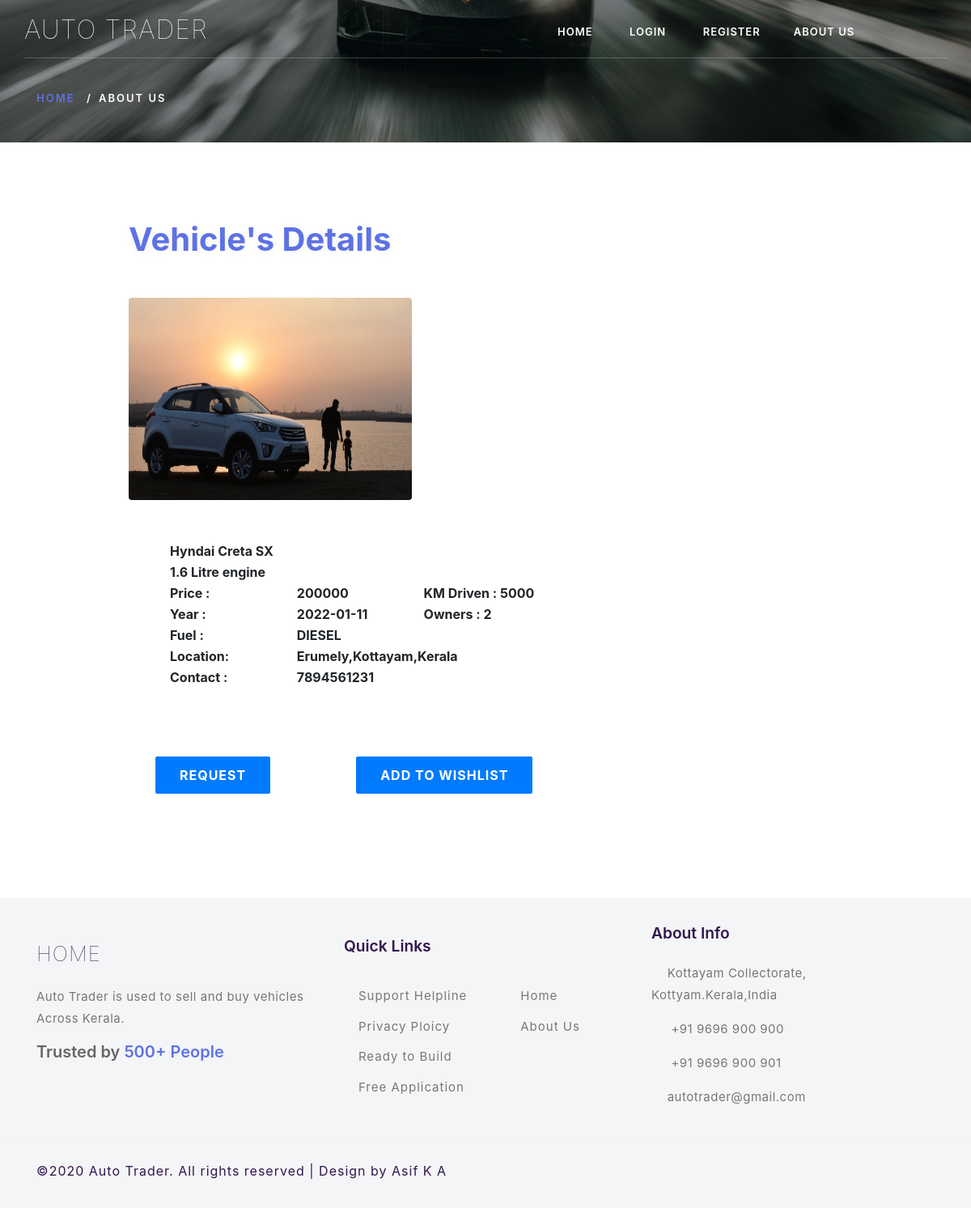
/details_veh.php?vid=69, run on the app's committed database.
### tables this page shows
CREATE TABLE `vehreg` (
  `vid` int(10) NOT NULL,
  `id` int(10) NOT NULL,
  `brand` varchar(20) NOT NULL,
  `year` varchar(20) NOT NULL,
  `fuel` varchar(20) NOT NULL,
  `transmission` varchar(20) NOT NULL,
  `kmdriven` varchar(20) NOT NULL,
  `noofowner` varchar(20) NOT NULL,
  `adtitle` varchar(30) NOT NULL,
  `description` varchar(1000) NOT NULL,
  `price` varchar(20) NOT NULL,
  `state` varchar(20) NOT NULL,
  `district` varchar(25) NOT NULL,
  `city` varchar(20) NOT NULL,
  `image` varchar(100) NOT NULL,
  `contact` varchar(20) NOT NULL,
  `username` varchar(50) NOT NULL,
  `sellername` varchar(60) NOT NULL,
  `sellermob` varchar(50) NOT NULL
);

### details_veh.php (the view, shortened to what this page needs)
<?php
include './user/include/connect.php';
$vid = $_GET['vid'];
?>
<!DOCTYPE html>
<html lang="zxx">
<head>
    <link rel="stylesheet" href="css/bootstrap.css">
    <link rel="stylesheet" href="css/style.css" type="text/css" media="all" />
    <link href="css/font-awesome.css" rel="stylesheet">
</head>
<body>
    <div id="home" class="inner-w3pvt-page">
        <div class="overlay-innerpage">
            <div class="top_w3pvt_main container">
                <header class="nav_w3pvt text-center">
                    <nav class="wthree-w3ls">
                        <div id="logo">
                            <h1> <a class="navbar-brand px-0 mx-0" href="index.php">Auto Trader
                            </h1>
                        </div>
                        <ul class="menu mr-auto">
                            <li><a href="index.php">Home</a></li>
                            <li><a href="logi.php">Login</a></li>
                            <li><a href="./user/user_reg.php">Register</a>
                            <li><a href="about.php">About Us</a></li>
                            <li class="social-icons ml-lg-3"><a href="#" class="p-0 social-icon"><span class="fa fa-facebook-official" aria-hidden="true"></span>
                                </a> </li>
                            <li class="social-icons"><a href="#" class="p-0 social-icon"><span class="fa fa-instagram" aria-hidden="true"></span>
                                </a> </li>
                        </ul>
                    </nav>
                </header>
                <div class="inner-w3pvt-page-info">
                    <ol class="breadcrumb d-flex">
                        <li class="breadcrumb-item">
                            <a href="index.php">Home</a>
                        </li>
                        <li class="breadcrumb-item active">About Us</li>
                    </ol>
                </div>
            </div>
        </div>
    </div>
    <section class="about-info py-5 px-lg-5">
        <div class="content-w3ls-inn px-lg-5">
            <div class="container py-md-5 py-3">
                <div class="px-lg-5">
                    <h3 class="tittle-w3ls mb-lg-5 mb-4"><span class="pink"> Vehicle's Details</span> </h3>
                    <div class="contact-hny-form mt-lg-5 mt-3">
                        <div class="table-responsive">
                            <?php
                            $select = "SELECT * FROM `vehreg` WHERE `vid`=$vid;";
                            $res = mysqli_query($conn, $select);
                            ?>
                            <div class="row11">
                                <?php
                                while ($row = mysqli_fetch_array($res)) {
                                ?>
                                    <left>
                                        <div class="col-32">
                                            <form method="post" name="buynow">
                                                <img style="width: 350px;height: 250px; object-fit: fill;" src="./uploads/<?php echo $row['image']; ?>">
                                        </div>
                                        <table style="margin : 50px ;" height="70%" width="80%" border="0">
                                            <tbody>
                                                <tr>
                                                    <td colspan="4"><strong><?php echo $row[8]; ?></strong></td>
                                                </tr>
                                                <tr>
                                                    <td colspan="4"><strong><?php echo $row[9]; ?></strong></td>
                                                </tr>
                                                <tr>
                                                    <td width="20%"><strong>Price : </strong></td>
                                                    <td width="20%"><strong><?php echo $row['price']; ?></strong></td>
                                                    <td width="20%"><strong>KM Driven : <?php echo $row[6]; ?> </strong></td>
                                                    <td width="20%"><strong></strong></td>
                                                </tr>
                                                <tr>
                                                    <td width="20%"><strong>Year : </strong></td>
                                                    <td width="20%"><strong><?php echo $row[3]; ?></strong></td>
                                                    <td width="30%"><strong>Owners : <?php echo $row[7]; ?> </strong></td>
                                                    <td width="10%"><strong></strong></td>
                                                </tr>
                                                <tr>
                                                    <td><strong>Fuel : </td>
                                                    <td><strong><?php echo $row[4]; ?></td>
                                                    <td>&nbsp;</td>
                                                    <td>&nbsp;</td>
                                                </tr>
                                                <tr>
                                                    <td><strong>Location:</strong></td>
                                                    <td colspan="3"><strong><?php echo $row[13]; ?>,<?php echo $row[12]; ?>,<?php echo $row[11]; ?></strong></td>
                                                </tr>
                                                <tr>
                                                    <td><strong>Contact : </strong></td>
                                                    <td colspan="3"><strong><?php echo $row[15]; ?></strong></td>
                                                </tr>
                                                <tr>
                                                    <td colspan="4"></td>
                                                </tr>
                                            </tbody>
                                        </table>
                                        <div style="padding:30px;">
                                            <table>
                                                <tr>
                                                    <td><a href="./include/click_action.php"><button class="btn btn-primary"><strong>REQUEST</strong></button></a></td>
                                                    <td width="100px"></td>
                                                    <td> <a href="./include/click_action.php"><button class="btn btn-primary"><strong>ADD TO WISHLIST</strong></button></a></td>
                                                    <td></td>
                                                </tr>
                                            </table>
                                        </div>
                            </div>
                        </div>
                    </div>
                </div>
    </section>
<?php }
                                include './include/footer.php' ?>
</body>
</html>

### include/footer.php
<footer class="py-lg-2 py-2">
    <div class="container py-sm-3">
        <div class="row footer-grids">
            <div class="col-lg-4 mt-4">
                <h2><b> <a class="navbar-brand px-0 mx-0 mb-4" href="index.php" style="color: #32174d;">HOME
                    </a></b>
                </h2>
                <p class="mb-3">Auto Trader is used to sell and buy vehicles Across Kerala.</p>
                <h5>Trusted by <span>500+ People</span> </h5>
                <div class="icon-social mt-4">
                    <a href="#" class="button-footr">
                        <span class="fa mx-2 fa-facebook"></span>
                    </a>
                    <a href="#" class="button-footr">
                        <span class="fa mx-2 fa-twitter"></span>
                    </a>
                    <a href="#" class="button-footr">
                        <span class="fa mx-2 fa-dribbble"></span>
                    </a>
                    <a href="#" class="button-footr">
                        <span class="fa mx-2 fa-pinterest"></span>
                    </a>
                    <a href="#" class="button-footr">
                        <span class="fa mx-2 fa-google-plus"></span>
                    </a>
                </div>
            </div>
            <div class="col-lg-4 mt-4">
                <h4 class="mb-4" style="color: #32174d;">Quick Links</h4>
                <div class="links-wthree d-flex">
                    <ul class="list-info-wthree">
                        <li><a href="#"><span class="fa fa-angle-double-right" aria-hidden="true"></span> Support Helpline</a></li>
                        <li><a href="#"><span class="fa fa-angle-double-right" aria-hidden="true"></span> Privacy Ploicy</a></li>
                        <li><a href="#"><span class="fa fa-angle-double-right" aria-hidden="true"></span> Ready to Build</a></li>
                        <li><a href="#"><span class="fa fa-angle-double-right" aria-hidden="true"></span> Free Application</a></li>
                    </ul>
                    <ul class="list-info-wthree ml-5">
                        <li>
                            <a href="index.php"><span class="fa fa-angle-double-right" aria-hidden="true"></span>
                                Home
                            </a>
                        </li>
                        <li>
                            <a href="about.php"><span class="fa fa-angle-double-right" aria-hidden="true"></span>
                                About Us
                            </a>
                        </li>
                    </ul>
                </div>
            </div>
            <div class="col-lg-3 mt-2 ad-info">
                <h4 class="mb-4" style="color: #32174d;">About Info</h4>
                <p><span class="fa fa-map-marker"></span>Kottayam Collectorate,
                    Kottyam.<span>Kerala,India</span></p>
                <p class="phone"><span class="fa fa-phone"></span> +91 9696 900 900 </p>
                <p class="phone"><span class="fa fa-fax"></span> +91 9696 900 901 </p>
                <p><span class="fa fa-envelope"></span><a href="mailto:vehiclessales@gmail.com">autotrader@gmail.com</a></p>
            </div>
        </div>
    </div>
</footer>
<div class="copy_right p-3 d-flex">
    <div class="container">
        <div class="row d-flex">
            <div class="col-lg-9 copy_w3pvt">
                <p class="text-lg-left text-center" style="color: #32174d;">©2020 Auto Trader. All rights reserved | Design by
                    <a href="#" target="_blank" style="color: #32174d;">Asif K A</a>
                </p>
            </div>
            <div class="col-lg-3 move-top text-lg-right text-center">
                <a href="#home" class="move-top">
                    <span class="fa fa-angle-double-up mt-3" aria-hidden="true"></span>
                </a>
            </div>
        </div>
    </div>
</div>

### css/style.css (style rules this page uses)
html, body { margin: 0; font-size: 100%; background: #fff; scroll-behavior: smooth; }
body a { text-decoration: none; }
html { font-family: -apple-system, BlinkMacSystemFont, "Segoe UI", Roboto, Helvetica, Arial, sans-serif, "Apple Color Emoji", "Segoe UI Emoji", "Segoe UI Symbol"; }
h1, h2, h3, h4, h5, h6 { margin: 0; font-weight: 600; }
p { font-size: 1em; color: #777; line-height: 1.8em; }
ul { margin: 0; padding: 0; }
body img { border-radius: 4px; -webkit-border-radius: 4px; -moz-border-radius: 4px; -o-border-radius: 4px; -ms-border-radius: 4px; }
nav { margin: 0; padding: 0; }
a.navbar-brand { font-size: 0.8em; font-weight: 100; letter-spacing: 1px; line-height: 0.8em; text-transform: uppercase; color: #fff; }
#logo a { float: left; display: initial; }
nav:after { content: ""; display: table; clear: both; }
nav ul { float: right; padding: 0; margin: 0; list-style: none; position: relative; }
ul.menu { margin-top: 0.4em; }
nav ul li { margin: 0px; display: inline-block; }
nav a { color: #fff; font-size: 13px; letter-spacing: 1px; padding: 0 14px; font-weight: 600; margin: 0 0.5em; text-transform: uppercase; }
li.social-icons a span { margin: 0 3px; font-size: 1.4em; }
li>a:only-child:after { content: ''; }
.top_w3pvt_main { position: relative; z-index: 1; }
.nav_w3pvt { position: absolute; left: 0; right: 0; z-index: 99; margin: 0 auto; background: transparent; margin-top: 1.2em; }
.btn { border: 2px solid #fff; padding: 11px 30px; color: #fff; font-size: 16px; letter-spacing: 1px; text-transform: capitalize; display: inline-block; }
.wthree-w3ls { border-bottom: 1px solid rgba(221, 221, 221, 0.25); padding-bottom: 1em; }
.social-icon { display: flex; align-items: center; justify-content: center; position: relative; cursor: pointer; text-decoration: none; text-shadow: 0 1px 0 rgba(0, 0, 0, 0.2); transition: all 0.15s ease; }
.social-icon { background: linear-gradient(tint(#000, 5%), shade(#000, 5%)); border-bottom: 1px solid shade(#000, 20%); color: tint(#000, 50%); }
.social-icon span { position: relative; top: 1px; }
.pink { color: #5e72e4; }
h3.tittle-w3ls, h3.tittle-w3ls.two { color: #1b1b1b; font-size: 2.5em; font-weight: 700; text-shadow: 0 2px 12px rgba(0, 0, 0, 0.05); }
.inner-w3pvt-page { background: url(../images/banner1.jpg) no-repeat center; background-size: cover; -webkit-background-size: cover; -moz-background-size: cover; -o-background-size: cover; -moz-background-size: cover; min-height: 11em; }
.overlay-innerpage { min-height: 11em; background: rgba(0, 0, 0, 0.44); }
.inner-w3pvt-page-info { padding-top: 7em; }
.breadcrumb { background-color: transparent; }
ol.breadcrumb { margin: 0; padding: 0; }
ol.breadcrumb li { padding: 0; color: #555; font-weight: 600; letter-spacing: 2px; font-size: 13px; text-transform: uppercase; background: rgba(140, 156, 171, 0.22); margin-right: 0.5em; color: #fff; border-radius: 0; background: transparent; }
ol.breadcrumb li a { color: #5e72e4; }
.breadcrumb-item.active { color: #fff; }
.breadcrumb { display: -webkit-box; display: -ms-flexbox; display: flex; -ms-flex-wrap: wrap; flex-wrap: wrap; padding: 0.75rem 1rem; margin-bottom: 1rem; list-style: none; border-radius: 0; }
.breadcrumb-item+.breadcrumb-item::before { display: inline-block; padding-right: 0.5rem; padding-left: 0.5rem; color: #fff; content: "/"; }
* { box-sizing: border-box; }
footer, .copy_right { background: #f4f5f7; }
.footer-grids h4 { color: #fff; font-size: 1.2em; }
.footer-grids h5 { color: #666; }
.footer-grids h5 span { color: #5e72e4; }
.footer-grids p, .footer-grids p a, .copyright p, .copyright p a { font-size: 15px; color: #777; font-weight: normal; letter-spacing: .5px; }
.footer-grids ul li a { font-size: 15px; color: #777; font-weight: normal; letter-spacing: 1px; }
.footer-grids ul li { list-style-type: none; }
h2 a.navbar-brand { color: #fff; }
.icon-social a { color: #fff; margin-right: 0.5em; }
ul.list-info-wthree li a { display: block; margin: 1em 0; }
.ad-info p { display: block; margin: 1em 0; }
.ad-info p span { margin-right: 0.5em; }
.copy_right { border-top: 1px solid rgba(221, 221, 221, 0.12); }
.copy_right p a { color: #fff; }
.copy_right p { letter-spacing: 1px; font-size: 16px; margin: 0; color: #fff; margin-top: 0.5em; }
a.move-top span { color: #ddd; width: 36px; height: 36px; border: transparent; background: transparent; }

### data on the page
vehreg: image (picture), adtitle "Hyndai Creta SX", description "1.6 Litre engine", price "200000", kmdriven "5000", year "2022-01-11", noofowner "2", fuel "DIESEL", city "Erumely", district "Kottayam", state "Kerala", contact "7894561231"
